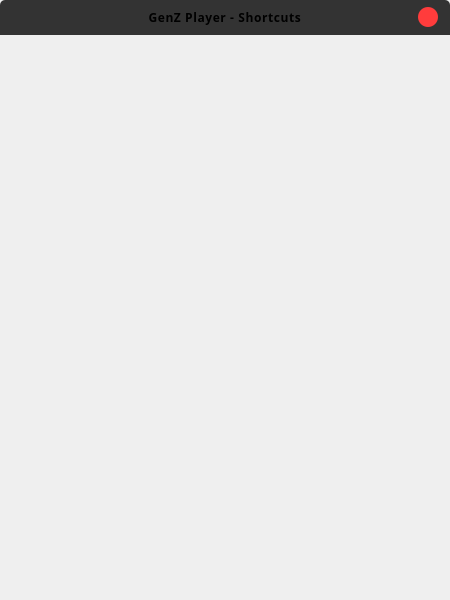
<?xml version="1.0" encoding="UTF-8"?>
<ui version="4.0">
 <class>Shortcuts</class>
 <widget class="QWidget" name="Shortcuts">
  <property name="geometry">
   <rect>
    <x>0</x>
    <y>0</y>
    <width>450</width>
    <height>600</height>
   </rect>
  </property>
  <property name="minimumSize">
   <size>
    <width>450</width>
    <height>600</height>
   </size>
  </property>
  <property name="maximumSize">
   <size>
    <width>450</width>
    <height>600</height>
   </size>
  </property>
  <property name="windowTitle">
   <string>Form</string>
  </property>
  <property name="styleSheet">
   <string notr="true">* {
    font-family: 'Poppins';
    letter-spacing: 0.6px;
}

#Shortcuts {
    background: url(:/img/img/shortcuts_bg.png) no-repeat;
}

#headerWidget {
    background-color: #333333;
}

#headerWidget {
    border-top-left-radius: 5px;
    border-top-right-radius: 5px;
}

#headingLabel {
    font-size: 12px;
    font-weight: 700;
}

#exitBtn {
    border: 0;
    border-radius: 10px;
    background-color: #FF3C3C;
}

#exitBtn:hover {
    background-color: #FF5757;
}</string>
  </property>
  <widget class="QWidget" name="headerWidget" native="true">
   <property name="geometry">
    <rect>
     <x>0</x>
     <y>0</y>
     <width>450</width>
     <height>35</height>
    </rect>
   </property>
   <property name="minimumSize">
    <size>
     <width>450</width>
     <height>35</height>
    </size>
   </property>
   <property name="maximumSize">
    <size>
     <width>450</width>
     <height>35</height>
    </size>
   </property>
   <layout class="QHBoxLayout" name="horizontalLayout_6">
    <property name="leftMargin">
     <number>12</number>
    </property>
    <property name="topMargin">
     <number>0</number>
    </property>
    <property name="rightMargin">
     <number>12</number>
    </property>
    <property name="bottomMargin">
     <number>0</number>
    </property>
    <item>
     <widget class="QLabel" name="logoLabel">
      <property name="minimumSize">
       <size>
        <width>20</width>
        <height>21</height>
       </size>
      </property>
      <property name="maximumSize">
       <size>
        <width>20</width>
        <height>21</height>
       </size>
      </property>
      <property name="text">
       <string/>
      </property>
      <property name="pixmap">
       <pixmap resource="../resources.qrc">:/icon/img/logo.png</pixmap>
      </property>
     </widget>
    </item>
    <item>
     <widget class="QLabel" name="headingLabel">
      <property name="font">
       <font>
        <family>Poppins</family>
        <pointsize>-1</pointsize>
        <weight>88</weight>
        <bold>true</bold>
       </font>
      </property>
      <property name="text">
       <string>GenZ Player - Shortcuts</string>
      </property>
      <property name="alignment">
       <set>Qt::AlignCenter</set>
      </property>
     </widget>
    </item>
    <item>
     <widget class="QPushButton" name="exitBtn">
      <property name="minimumSize">
       <size>
        <width>20</width>
        <height>20</height>
       </size>
      </property>
      <property name="maximumSize">
       <size>
        <width>20</width>
        <height>20</height>
       </size>
      </property>
      <property name="text">
       <string/>
      </property>
      <property name="icon">
       <iconset resource="../resources.qrc">
        <normaloff>:/icon/img/exit.png</normaloff>:/icon/img/exit.png</iconset>
      </property>
      <property name="iconSize">
       <size>
        <width>14</width>
        <height>14</height>
       </size>
      </property>
     </widget>
    </item>
   </layout>
  </widget>
 </widget>
 <resources>
  <include location="../resources.qrc"/>
 </resources>
 <connections/>
</ui>
